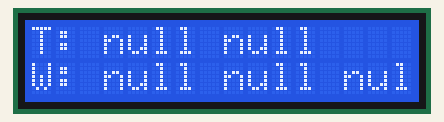
Recording of a sketch running on a simulated ESP32. Parts: 16×2 character LCD. WiFi joins after 1.5 s; servers stay silent unless stated; uploads are accepted with an empty reply; what the sketch prints to the serial monitor is not drawn.

Above: at 1.8 s.

The sketch:

ESP-Weather.ino
```cpp
#include <WiFi.h>

#include <HTTPClient.h>
#include <ArduinoJson.h>

#include <LiquidCrystal.h>

const char* ssid = "WIFI_SSID";
const char* password = "WiFi_Password";

String api_url = "http://dataservice.accuweather.com/currentconditions/v1/";
String api_location = "55488"; // Toronto

String api_key = "<insert API key here>";
String api_details = "true";

String web_url = api_url + api_location + "?apikey=" + api_key + "&details=" + api_details;

const int RS = 5, EN = 18, d4 = 19, d5 = 21, d6 = 22, d7 = 23;
LiquidCrystal lcd(RS, EN, d4, d5, d6, d7);

void setup() {
  Serial.begin(115200); //serial start and pin config
  WiFi.begin(ssid, password);

  while (WiFi.status() != WL_CONNECTED) {
    delay(500);
    Serial.print(".");
  }
  Serial.println("");
  Serial.println("WiFi connected");

  lcd.begin(16, 2);
  lcd.print("WiFi Connected");
  lcd.setCursor(0, 1);
  lcd.print("Getting data...");
}

void loop() {
  HTTPClient http;
  http.begin(web_url);
  int httpCode = http.GET();

  if(httpCode > 0) {
    // file found at server
    if(httpCode == HTTP_CODE_OK) {
      String payload = http.getString();

      Serial.println(payload);

      const size_t capacity = JSON_ARRAY_SIZE(1) + JSON_OBJECT_SIZE(1) + 33*JSON_OBJECT_SIZE(2) + 58*JSON_OBJECT_SIZE(3) + JSON_OBJECT_SIZE(8) + JSON_OBJECT_SIZE(31) + 2940;
      DynamicJsonDocument doc(capacity);

      deserializeJson(doc, payload);

      String json_temp = doc[0]["Temperature"]["Metric"]["Value"];
      String json_tempunt = doc[0]["Temperature"]["Metric"]["Unit"];
      String json_winddir = doc[0]["Wind"]["Direction"]["Localized"];
      String json_windspd = doc[0]["Wind"]["Speed"]["Metric"]["Value"];
      String json_windspdunt = doc[0]["Wind"]["Speed"]["Metric"]["Unit"];

      Serial.print("Temp: ");
      Serial.print(json_temp );
      Serial.println(" C");

      lcd.clear();
      lcd.setCursor(0, 0);
      lcd.print("T: " + json_temp + " " + json_tempunt);
      lcd.setCursor(0, 1);
      lcd.print("W: " + json_windspd + " " + json_windspdunt + " " + json_winddir);
    }
  } else {
    Serial.printf("[HTTP] GET... failed, error: %s\n", http.errorToString(httpCode).c_str());
  }
  http.end();

  delay(3600000); // Sleep for an hour
}
```
